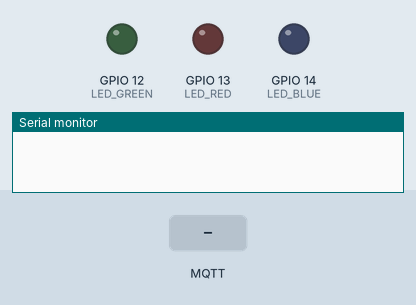
The sketch below on a simulated ESP32. Parts: output pins drawn as LEDs (lit = HIGH), the last lines printed to the serial monitor. The test bench sets the inputs (shaded band). WiFi joins after 1.5 s; servers stay silent unless stated; random numbers use the default seed unless the sketch sets one; no MQTT or app messages arrive unless stated.

Above: at 2.7 s.
2.8 s: MQTT message "FAULT:4000" arrives on the first subscribed topic
At 4.2 s:
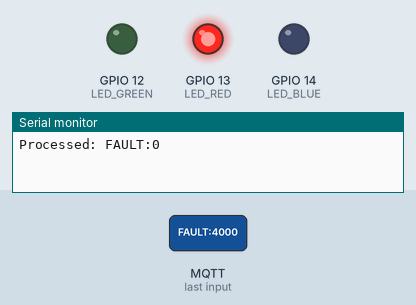
Timing chart, 0 to 5.8 s (numbered marks = the images above; inputs shaded):
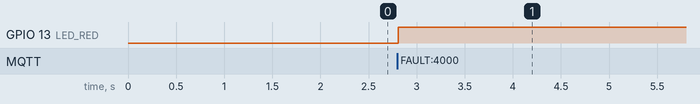

Measured:
- after the input at 2.8 s, GPIO 13 (LED_RED): LOW → HIGH at once

The sketch:

esp32_receiver.ino
```cpp
#include <WiFi.h>
#include <PubSubClient.h>

// --- PIN DEFINITIONS ---
#define LED_RED   13
#define LED_GREEN 12
#define LED_BLUE  14

const char* ssid = "Wokwi-GUEST";
const char* password = "";
const char* mqtt_server = "test.mosquitto.org";

// TOPIC 1: INPUT (From Python)
const char* topic_input = "virtusense/unique_id_123/signal_input";
// TOPIC 2: OUTPUT (To Android App)
const char* topic_output = "virtusense/unique_id_123/alert_output";

WiFiClient espClient;
PubSubClient client(espClient);

void setup() {
  Serial.begin(115200);
  pinMode(LED_RED, OUTPUT);
  pinMode(LED_GREEN, OUTPUT);
  pinMode(LED_BLUE, OUTPUT);

  setup_wifi();
  client.setServer(mqtt_server, 1883);
  client.setCallback(mqttCallback);
}

void loop() {
  if (!client.connected()) reconnect();
  client.loop();
  delay(50);
}

void mqttCallback(char* topic, byte* payload, unsigned int length) {
  String message;
  for (int i = 0; i < length; i++)
  {
    message += (char)payload[i];
  }

  int val = message.toInt();
  process_and_send(val); // Process and Forward to App
}

// --- CORE EDGE LOGIC ---
void process_and_send(int val) {
  String status = "";

  // 1. Determine State & Control LEDs
  if (val > 3500 || val < 300) {
      digitalWrite(LED_RED, HIGH);
      digitalWrite(LED_GREEN, LOW);
      digitalWrite(LED_BLUE, LOW);
      status = "FAULT";
  }
  else if (val < 900) {
      digitalWrite(LED_BLUE, HIGH);
      digitalWrite(LED_GREEN, LOW);
      digitalWrite(LED_RED, LOW);
      status = "IDLE";
  }
  else {
      digitalWrite(LED_GREEN, HIGH);
      digitalWrite(LED_RED, LOW);
      digitalWrite(LED_BLUE, LOW);
      status = "NORMAL";
  }

  // 2. FORMAT DATA FOR APP: "STATUS:VALUE" (e.g., "FAULT:4000")
  String payload = status + ":" + String(val);

  // 3. PUBLISH TO APP
  client.publish(topic_output, payload.c_str());

  Serial.print("Processed: "); Serial.println(payload);
}

void setup_wifi() {
  WiFi.mode(WIFI_STA);
  WiFi.begin(ssid, password);
  while (WiFi.status() != WL_CONNECTED)
  {
    delay(500);
  }
}

void reconnect() {
  while (!client.connected()) {
    String clientId = "ESP32-" + String(random(0xffff), HEX);
    if (client.connect(clientId.c_str())) {
      client.subscribe(topic_input); // Listen only to Python
    }
    else
    {
      delay(5000);
    }
  }
}
```
